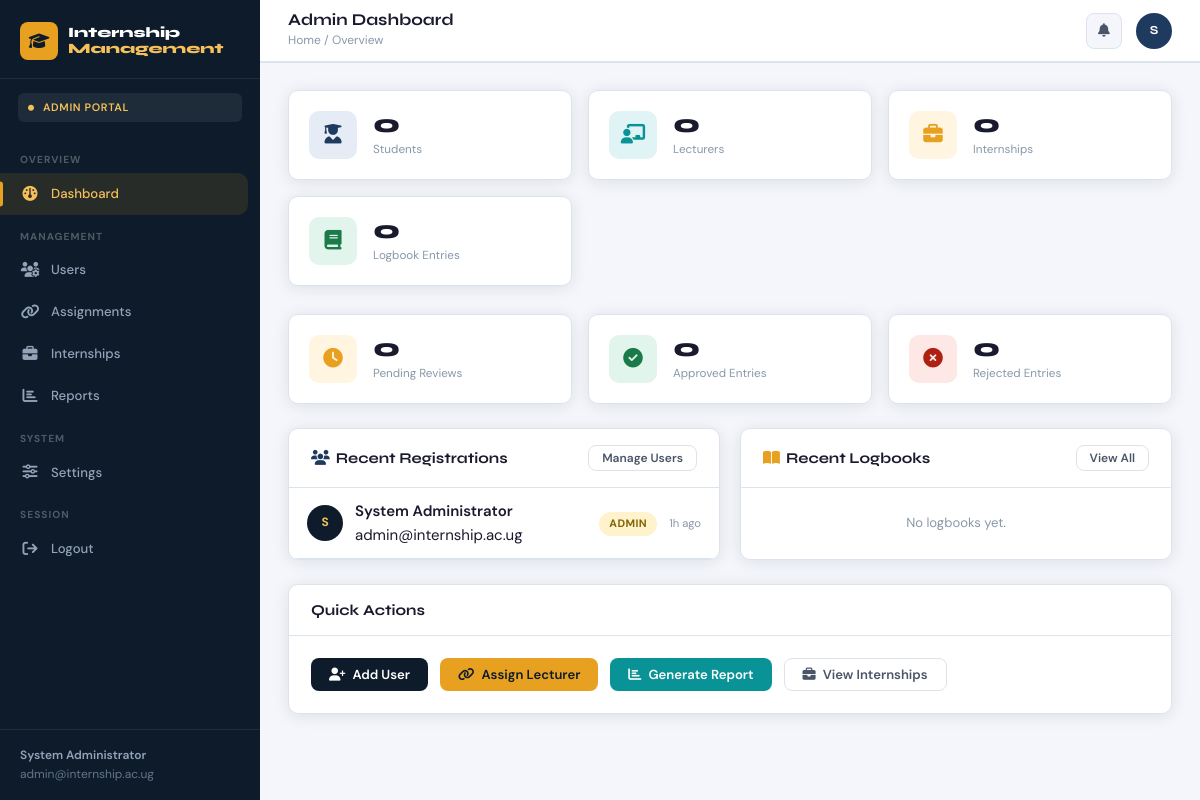
/dashboard.php (signed in), run on the app's committed database.
### tables this page shows
CREATE TABLE IF NOT EXISTS users (
    id INT AUTO_INCREMENT PRIMARY KEY,
    name VARCHAR(150) NOT NULL,
    email VARCHAR(200) NOT NULL UNIQUE,
    password VARCHAR(255) NOT NULL,
    role ENUM('student','lecturer','admin') NOT NULL DEFAULT 'student',
    avatar VARCHAR(255) DEFAULT NULL,
    created_at TIMESTAMP DEFAULT CURRENT_TIMESTAMP,
    updated_at TIMESTAMP DEFAULT CURRENT_TIMESTAMP ON UPDATE CURRENT_TIMESTAMP
);

### admin/dashboard.php (the view, shortened to what this page needs)
<?php
require_once __DIR__ . '/../includes/layout.php';
$stats = [];
$queries = [
    'students'    => "SELECT COUNT(*) FROM students",
    'lecturers'   => "SELECT COUNT(*) FROM lecturers",
    'internships' => "SELECT COUNT(*) FROM internships",
    'logbooks'    => "SELECT COUNT(*) FROM logbooks",
    'pending'     => "SELECT COUNT(*) FROM logbooks WHERE status='pending'",
    'approved'    => "SELECT COUNT(*) FROM logbooks WHERE status='approved'",
];
foreach ($queries as $key => $sql) {
    $stats[$key] = $pdo->query($sql)->fetchColumn();
}
$recentUsers = $pdo->query(
    "SELECT * FROM users ORDER BY created_at DESC LIMIT 8"
)->fetchAll();
$recentLogs = $pdo->query(
    "SELECT lb.*, u.name as student_name, s.registration_number
     FROM logbooks lb JOIN students s ON s.id=lb.student_id JOIN users u ON u.id=s.user_id
     ORDER BY lb.submitted_at DESC LIMIT 6"
)->fetchAll();
startLayout('Admin Dashboard', 'Admin Dashboard', 'Overview', 'dashboard');
?>
<div class="stats-grid fade-up">
  <div class="stat-card fade-up-1">
    <div class="stat-icon navy"><i class="fa fa-user-graduate"></i></div>
    <div><div class="stat-val"><?= $stats['students'] ?></div><div class="stat-label">Students</div></div>
  </div>
  <div class="stat-card fade-up-2">
    <div class="stat-icon teal"><i class="fa fa-chalkboard-user"></i></div>
    <div><div class="stat-val"><?= $stats['lecturers'] ?></div><div class="stat-label">Lecturers</div></div>
  </div>
  <div class="stat-card fade-up-3">
    <div class="stat-icon amber"><i class="fa fa-briefcase"></i></div>
    <div><div class="stat-val"><?= $stats['internships'] ?></div><div class="stat-label">Internships</div></div>
  </div>
  <div class="stat-card fade-up-4">
    <div class="stat-icon green"><i class="fa fa-book"></i></div>
    <div><div class="stat-val"><?= $stats['logbooks'] ?></div><div class="stat-label">Logbook Entries</div></div>
  </div>
</div>
<div class="stats-grid fade-up" style="grid-template-columns:repeat(3,1fr);margin-top:0;margin-bottom:24px;">
  <div class="stat-card">
    <div class="stat-icon amber"><i class="fa fa-clock"></i></div>
    <div><div class="stat-val"><?= $stats['pending'] ?></div><div class="stat-label">Pending Reviews</div></div>
  </div>
  <div class="stat-card">
    <div class="stat-icon green"><i class="fa fa-circle-check"></i></div>
    <div><div class="stat-val"><?= $stats['approved'] ?></div><div class="stat-label">Approved Entries</div></div>
  </div>
  <div class="stat-card">
    <div class="stat-icon red"><i class="fa fa-circle-xmark"></i></div>
    <div>
      <div class="stat-val"><?= $stats['logbooks'] - $stats['approved'] - $stats['pending'] ?></div>
      <div class="stat-label">Rejected Entries</div>
    </div>
  </div>
</div>
<div class="grid-2">
  <div class="card fade-up">
    <div class="card-header">
      <h3><i class="fa fa-users" style="color:var(--navy-3);margin-right:6px;"></i>Recent Registrations</h3>
      <a href="/internship-system/admin/users.php" class="btn btn-outline btn-sm">Manage Users</a>
    </div>
    <div class="card-body" style="padding:0;">
      <?php foreach ($recentUsers as $u): ?>
      <div style="display:flex;align-items:center;gap:12px;padding:11px 18px;border-bottom:1px solid var(--border);">
        <div style="width:36px;height:36px;border-radius:50%;background:var(--navy);color:var(--amber-lt);display:grid;place-items:center;font-weight:700;font-size:.8rem;flex-shrink:0;">
          <?= strtoupper(substr($u['name'],0,1)) ?>
        </div>
        <div style="flex:1;min-width:0;">
          <div style="font-weight:600;white-space:nowrap;overflow:hidden;text-overflow:ellipsis;"><?= htmlspecialchars($u['name']) ?></div>
          <div class="td-sub"><?= htmlspecialchars($u['email']) ?></div>
        </div>
        <div><?= statusBadge($u['role']) ?></div>
        <div class="text-muted" style="font-size:.75rem;"><?= ago($u['created_at']) ?></div>
      </div>
      <?php endforeach; ?>
    </div>
  </div>
  <div class="card fade-up fade-up-2">
    <div class="card-header">
      <h3><i class="fa fa-book-open" style="color:var(--amber);margin-right:6px;"></i>Recent Logbooks</h3>
      <a href="/internship-system/admin/internships.php" class="btn btn-outline btn-sm">View All</a>
    </div>
    <div class="card-body" style="padding:0;">
      <?php if ($recentLogs): ?>
      <?php foreach ($recentLogs as $log): ?>
      <div style="display:flex;align-items:center;gap:12px;padding:11px 18px;border-bottom:1px solid var(--border);">
        <div class="logbook-week" style="width:38px;height:38px;font-size:.72rem;">W<?= $log['week_number'] ?></div>
        <div style="flex:1;min-width:0;">
          <div style="font-weight:600;"><?= htmlspecialchars($log['student_name']) ?></div>
          <div class="td-sub"><?= htmlspecialchars($log['registration_number']) ?> · Week <?= $log['week_number'] ?></div>
        </div>
        <?= statusBadge($log['status']) ?>
      </div>
      <?php endforeach; ?>
      <?php else: ?>
      <div class="empty-state" style="padding:24px;"><p>No logbooks yet.</p></div>
      <?php endif; ?>
    </div>
  </div>
</div>
<div class="card mt-3 fade-up">
  <div class="card-header"><h3>Quick Actions</h3></div>
  <div class="card-body">
    <div style="display:flex;gap:12px;flex-wrap:wrap;">
      <a href="/internship-system/admin/users.php?action=new" class="btn btn-primary">
        <i class="fa fa-user-plus"></i> Add User
      </a>
      <a href="/internship-system/admin/assignments.php" class="btn btn-amber">
        <i class="fa fa-link"></i> Assign Lecturer
      </a>
      <a href="/internship-system/admin/reports.php" class="btn btn-teal">
        <i class="fa fa-chart-bar"></i> Generate Report
      </a>
      <a href="/internship-system/admin/internships.php" class="btn btn-outline">
        <i class="fa fa-briefcase"></i> View Internships
      </a>
    </div>
  </div>
</div>
<?php endLayout(); ?>

### dashboard.php (shortened to what this page needs)
<?php
require_once __DIR__ . '/config/helpers.php';
switch ($_SESSION['role']) {
    case 'admin':
        require __DIR__ . '/admin/dashboard.php';
        break;
}

### includes/layout.php (shortened to what this page needs)
<?php
require_once __DIR__ . '/../config/helpers.php';
$_currentUser = currentUser();
$_notifCount  = isLoggedIn() ? unreadNotificationCount($_SESSION['user_id']) : 0;
function startLayout(string $title, string $pageTitle = '', string $breadcrumb = '', string $activeNav = ''): void {
    global $_currentUser, $_notifCount;
    $role     = $_currentUser['role'] ?? '';
    $initials = strtoupper(substr($_currentUser['name'] ?? 'U', 0, 1));
?>
<!DOCTYPE html>
<html lang="en">
<head>
  <link rel="stylesheet" href="/internship-system/assets/css/style.css">
  <link rel="stylesheet" href="https://cdnjs.cloudflare.com/ajax/libs/font-awesome/6.4.2/css/all.min.css">
</head>
<body>
<div class="app-shell">
  <aside class="sidebar">
    <div class="sidebar-brand">
      <div class="brand-icon"><i class="fa fa-graduation-cap"></i></div>
      <div class="brand-name">Internship<br><span>Management</span></div>
    </div>
    <div class="sidebar-role-badge">
      <i class="fa fa-circle" style="font-size:.4rem;vertical-align:middle;margin-right:5px;"></i>
      <?= ucfirst($role) ?> Portal
    </div>
    <nav class="sidebar-nav">
      <?php if ($role === 'student'): ?>
        <div class="nav-section-label">Main</div>
        <div class="nav-item <?= $activeNav === 'dashboard' ? 'active' : '' ?>">
          <a href="/internship-system/dashboard.php"><span class="nav-icon"><i class="fa fa-gauge"></i></span>Dashboard</a>
        </div>
        <div class="nav-item <?= $activeNav === 'internship' ? 'active' : '' ?>">
          <a href="/internship-system/student/internship.php"><span class="nav-icon"><i class="fa fa-building"></i></span>My Internship</a>
        </div>
        <div class="nav-item <?= $activeNav === 'logbook' ? 'active' : '' ?>">
          <a href="/internship-system/student/logbook.php"><span class="nav-icon"><i class="fa fa-book-open"></i></span>Logbook</a>
        </div>
        <div class="nav-item <?= $activeNav === 'documents' ? 'active' : '' ?>">
          <a href="/internship-system/student/documents.php"><span class="nav-icon"><i class="fa fa-file-arrow-up"></i></span>Documents</a>
        </div>
        <div class="nav-item <?= $activeNav === 'feedback' ? 'active' : '' ?>">
          <a href="/internship-system/student/feedback.php"><span class="nav-icon"><i class="fa fa-comments"></i></span>Feedback</a>
        </div>
        <div class="nav-section-label">Account</div>
        <div class="nav-item <?= $activeNav === 'profile' ? 'active' : '' ?>">
          <a href="/internship-system/student/profile.php"><span class="nav-icon"><i class="fa fa-user-pen"></i></span>Profile</a>
        </div>
      <?php elseif ($role === 'admin'): ?>
        <div class="nav-section-label">Overview</div>
        <div class="nav-item <?= $activeNav === 'dashboard' ? 'active' : '' ?>">
          <a href="/internship-system/dashboard.php"><span class="nav-icon"><i class="fa fa-gauge"></i></span>Dashboard</a>
        </div>
        <div class="nav-section-label">Management</div>
        <div class="nav-item <?= $activeNav === 'users' ? 'active' : '' ?>">
          <a href="/internship-system/admin/users.php"><span class="nav-icon"><i class="fa fa-users-gear"></i></span>Users</a>
        </div>
        <div class="nav-item <?= $activeNav === 'assignments' ? 'active' : '' ?>">
          <a href="/internship-system/admin/assignments.php"><span class="nav-icon"><i class="fa fa-link"></i></span>Assignments</a>
        </div>
        <div class="nav-item <?= $activeNav === 'internships' ? 'active' : '' ?>">
          <a href="/internship-system/admin/internships.php"><span class="nav-icon"><i class="fa fa-briefcase"></i></span>Internships</a>
        </div>
        <div class="nav-item <?= $activeNav === 'reports' ? 'active' : '' ?>">
          <a href="/internship-system/admin/reports.php"><span class="nav-icon"><i class="fa fa-chart-bar"></i></span>Reports</a>
        </div>
        <div class="nav-section-label">System</div>
        <div class="nav-item <?= $activeNav === 'settings' ? 'active' : '' ?>">
          <a href="/internship-system/admin/settings.php"><span class="nav-icon"><i class="fa fa-sliders"></i></span>Settings</a>
        </div>
      <?php endif; ?>
      <div class="nav-section-label">Session</div>
      <div class="nav-item">
        <a href="/internship-system/logout.php" data-confirm="Log out?">
          <span class="nav-icon"><i class="fa fa-arrow-right-from-bracket"></i></span>Logout
        </a>
      </div>
    </nav>
    <div class="sidebar-footer">
      <div class="user-name"><?= htmlspecialchars($_currentUser['name'] ?? '') ?></div>
      <div><?= htmlspecialchars($_currentUser['email'] ?? '') ?></div>
    </div>
  </aside>
  <div class="main-content">
    <header class="topbar">
      <div class="topbar-left">
        <h2><?= htmlspecialchars($pageTitle ?: $title) ?></h2>
        <?php if ($breadcrumb): ?>
        <p class="breadcrumb">Home / <span><?= htmlspecialchars($breadcrumb) ?></span></p>
        <?php endif; ?>
      </div>
      <div class="topbar-right">
        <div style="position:relative;">
          <button class="topbar-icon-btn" id="notifBtn" title="Notifications">
            <i class="fa fa-bell"></i>
          </button>
        </div>
        <div class="topbar-avatar"><?= $initials ?></div>
      </div>
    </header>
    <main class="page-content">
<?php
}
function endLayout(): void {
?>
    </main>
  </div>
</div>
</body>
</html>
<?php
}
?>

### config/helpers.php (shortened to what this page needs)
<?php
require_once __DIR__ . '/../config/db.php';
function isLoggedIn(): bool {
    return isset($_SESSION['user_id']) && !empty($_SESSION['user_id']);
}
function currentUser(): array {
    global $pdo;
    $stmt = $pdo->prepare("SELECT * FROM users WHERE id = ?");
    $stmt->execute([$_SESSION['user_id']]);
    return $stmt->fetch() ?: [];
}
function unreadNotificationCount(int $userId): int {
    global $pdo;
    $stmt = $pdo->prepare("SELECT COUNT(*) FROM notifications WHERE user_id=? AND is_read=0");
    $stmt->execute([$userId]);
    return (int)$stmt->fetchColumn();
}
function ago(string $datetime): string {
    $diff = time() - strtotime($datetime);
    if ($diff < 86400) return floor($diff / 3600) . 'h ago';
    return floor($diff / 86400) . 'd ago';
}
function statusBadge(string $status): string {
    $map = [
        'pending'   => 'badge-pending',
        'approved'  => 'badge-approved',
        'rejected'  => 'badge-rejected',
        'active'    => 'badge-active',
        'completed' => 'badge-completed',
    ];
    $cls = $map[$status] ?? 'badge-pending';
    return "<span class=\"badge {$cls}\">" . ucfirst($status) . "</span>";
}
?>

### data on the page
users: role "ADMIN", name "System Administrator", email "admin@internship.ac.ug", name "S", created_at "1h ago"

### other printed values
$pageTitle ?: $title "Admin Dashboard"
$breadcrumb "Overview"
$stats['students'] "0"
$stats['lecturers'] "0"
$stats['internships'] "0"
$stats['logbooks'] "0"
$stats['pending'] "0"
$stats['approved'] "0"
$stats['logbooks'] - $stats['approved'] - $stats['pending'] "0"
